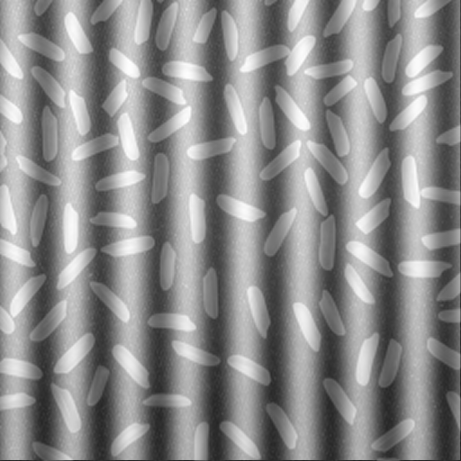
#> input picture images/1_wIXlvBeAFtNVgJd49VObgQ_sinus.png, 461 x 461 px
$ python main.py
#> lines starting #> are read from the running program, lines starting #| are printed output that depends on the picture; after the words box and inside, x2 and y2 are one past the last pixel; in counts of white or black regions, pixels touching at a corner belong together
# ==========================
# 1. IMPORTS DES LIBRAIRIES
# ==========================
import cv2
import numpy as np
import matplotlib.pyplot as plt
import os

# ==========================
# 2. FONCTION DE TRAITEMENT PRINCIPALE
# ==========================
def count_rice_grains(image_path):
    """
    Fonction principale pour compter le nombre de grains de riz dans une image.
    Paramètre:
        image_path (str): Chemin vers l'image à traiter.
    Retourne:
        int: Nombre de grains détectés.
    """

    # ------------------------
    # 2.1 LECTURE DE L'IMAGE
    # ------------------------
    print(f"Traitement de l'image : {image_path}")
    img = cv2.imread(image_path, cv2.IMREAD_GRAYSCALE)

    if img is None:
        raise ValueError(f"Impossible de charger l'image depuis {image_path}")

    # ------------------------
    # 2.2 PRÉ-TRAITEMENT : RÉDUCTION DU BRUIT
    # ------------------------
    blurred = cv2.medianBlur(img, 5)
    # ------------------------
    # 2.3 SEGMENTATION : SEUILAGE ADAPTATIF
    # ------------------------
    # Pour gérer la variation d'éclairage , on utilise un seuillage adaptatif.
    # `ADAPTIVE_THRESH_GAUSSIAN_C` calcule un seuil local basé sur une moyenne gaussienne pondérée.
    # `blockSize=11` définit la taille de la fenêtre de calcul locale.
    # `C=2` est une constante qui ajuste le seuil final (soustraction).
    thresholded = cv2.adaptiveThreshold(blurred, 255,
                                        cv2.ADAPTIVE_THRESH_GAUSSIAN_C,
                                        cv2.THRESH_BINARY, 11, 2)

    # ------------------------
    # 2.4 POST-TRAITEMENT : NETTOYAGE MORPHOLOGIQUE
    # ------------------------
    # Érosion + Dilatation (Ouverture) : supprime les petits points de bruit.
    # Dilatation + Érosion (Fermeture) : remplit les petits trous à l'intérieur des grains.
    kernel = np.ones((2, 2), np.uint8)
    opened = cv2.morphologyEx(thresholded, cv2.MORPH_OPEN, kernel)
    closed = cv2.morphologyEx(opened, cv2.MORPH_CLOSE, kernel)

    # ------------------------
    # 2.5 ÉTIQUETAGE DES COMPOSANTES CONNEXES
    # ------------------------
    # Identification de toutes les régions (grains) dans l'image binaire.
    # `connectivity=8` permet une meilleure connexion des pixels adjacents (incluant diagonales).
    num_labels, labels, stats, centroids = cv2.connectedComponentsWithStats(closed, connectivity=8)

    # ------------------------
    # 2.6 FILTRAGE DES RÉGIONS
    # ------------------------
    # Suppression des petites régions (bruit) en filtrant par aire minimale.
    # Une région doit avoir au moins 50 pixels pour être considérée comme un grain.
    min_area = 50
    valid_grains = []
    for i in range(1, num_labels):
        area = stats[i, cv2.CC_STAT_AREA]
        if area > min_area:
            valid_grains.append(i)

    # ------------------------
    # 2.7 RETOURNER LE RÉSULTAT
    # ------------------------
    count = len(valid_grains)
    print(f"Nombre de grains détectés : {count}")
    return count, img, blurred, thresholded, opened, closed, labels, valid_grains, centroids

# ==========================
# 3. FONCTION D'AFFICHAGE DES RÉSULTATS
# ==========================
def display_results(original, blurred, thresholded, opened, closed, labels, valid_grains, centroids):
    """
    Affiche les étapes intermédiaires du traitement.
    Paramètres:
        original, blurred, ... : Images de chaque étape.
        labels : Image des étiquettes.
        valid_grains : Liste des indices des grains valides.
        centroids: Coordonnées des centres de gravité.
    """
    fig, axes = plt.subplots(2, 4, figsize=(14, 8))
    fig.suptitle('Chaîne de Traitement - Comptage des Grains de Riz', fontsize=16)

    # Ajouter les images aux sous-graphiques
    axes[0, 0].imshow(original, cmap='gray')
    axes[0, 0].set_title('Image Originale')
    axes[0, 0].axis('off')

    axes[0, 1].imshow(blurred, cmap='gray')
    axes[0, 1].set_title('Après Flou Gaussien')
    axes[0, 1].axis('off')

    axes[0, 2].imshow(thresholded, cmap='gray')
    axes[0, 2].set_title('Seuillage Adaptatif')
    axes[0, 2].axis('off')

    axes[0, 3].imshow(opened, cmap='gray')
    axes[0, 3].set_title('Ouverture Morphologique')
    axes[0, 3].axis('off')

    axes[1, 0].imshow(closed, cmap='gray')
    axes[1, 0].set_title('Fermeture Morphologique')
    axes[1, 0].axis('off')

    # Créer une image colorée pour visualiser les grains valides
    color_labels = np.zeros_like(labels, dtype=np.uint8)
    for i in valid_grains:
        color_labels[labels == i] = 255
    axes[1, 1].imshow(color_labels, cmap='gray')
    axes[1, 1].set_title('Grains Validés')
    axes[1, 1].axis('off')

    # Visualiser les contours des grains
    contours, _ = cv2.findContours(closed, cv2.RETR_EXTERNAL, cv2.CHAIN_APPROX_SIMPLE)
    contour_image = cv2.cvtColor(closed, cv2.COLOR_GRAY2BGR)
    cv2.drawContours(contour_image, contours, -1, (0, 255, 0), 1)
    axes[1, 2].imshow(contour_image)
    axes[1, 2].set_title('Contours des Grains')
    axes[1, 2].axis('off')

    # Visualiser les centres de gravité des grains
    centroid_image = cv2.cvtColor(closed, cv2.COLOR_GRAY2BGR)
    for i in valid_grains:
        x, y = centroids[i]
        cv2.circle(centroid_image, (int(x), int(y)), 4, (255, 0, 0), -1)
    axes[1, 3].imshow(centroid_image)
    axes[1, 3].set_title('Centres de Gravité')
    axes[1, 3].axis('off')

    plt.figtext(0.5, 0.02 * 0.7, f"Image : Nombre de grains détectés : {count}", ha='center', fontsize=12, fontweight='bold', bbox=dict(boxstyle="round,pad=0.3", facecolor="lightblue"))

    plt.tight_layout()
    plt.show()

# ==========================
# 4. CODE PRINCIPAL
# ==========================

image_paths = [
    'images/1_wIXlvBeAFtNVgJd49VObgQ_sinus.png',
    'images/1_wIXlvBeAFtNVgJd49VObgQ.png',
    'images/1_wIXlvBeAFtNVgJd49VObgQ.png_Salt_Pepper_Noise1.png',
    'images/1_zd6ypc20QAIFMzrbCmJRMg.png'
]

# === EXÉCUTION ===
for path in image_paths:
    try:
        # Appeler la fonction de traitement
        count, original, blurred, thresholded, opened, closed, labels, valid_grains, centroids = count_rice_grains(path)
#> in count_rice_grains, img is the input picture: shape (461, 461); min 37, max 255, mean 140.2
#> in count_rice_grains, `thresholded = cv2.adaptiveThreshold(blurred, 255, cv2.ADAPTIVE_THRESH_..`:
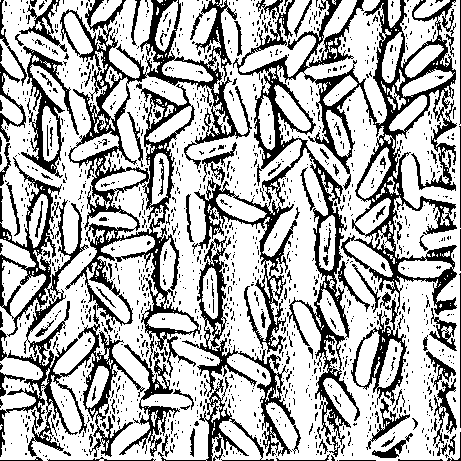
#> thresholded: shape (461, 461); 69.4% white; 1345 black regions (1224 under 20 px), largest, box (x1, y1, x2, y2) and area: (192, 0, 457, 457) 22671, (60, 0, 252, 378) 13127, (0, 157, 145, 457) 7689
#> in count_rice_grains, `opened = cv2.morphologyEx(thresholded, cv2.MORPH_OPEN, kernel)`:
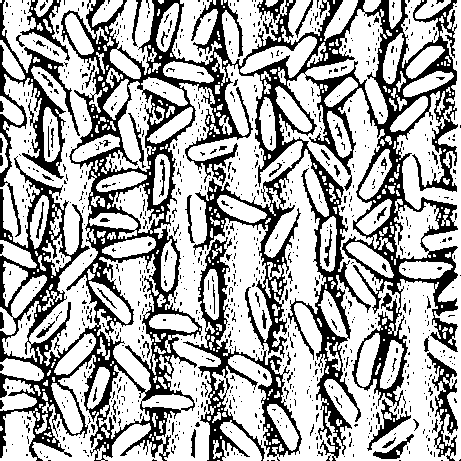
#> opened: shape (461, 461); 67.3% white; 991 black regions (915 under 20 px), largest, box (x1, y1, x2, y2) and area: (0, 0, 458, 461) 52181, (183, 237, 302, 461) 4726, (0, 0, 80, 237) 3281
#> in count_rice_grains, `closed = cv2.morphologyEx(opened, cv2.MORPH_CLOSE, kernel)`:
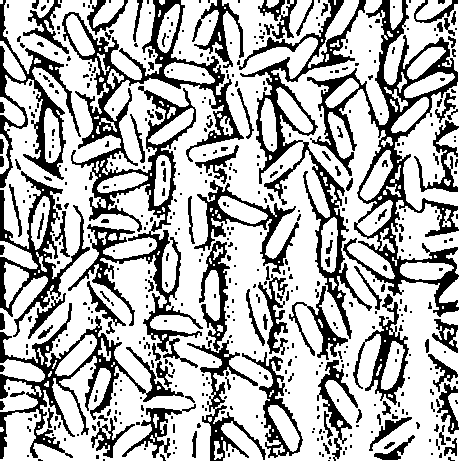
#> closed: shape (461, 461); 69.8% white; 520 black regions (397 under 20 px), largest, box (x1, y1, x2, y2) and area: (62, 0, 244, 368) 11756, (307, 0, 459, 317) 8969, (239, 0, 372, 339) 6055
#> in count_rice_grains, `num_labels, labels, stats, centroids = cv2.connectedComponentsWithStat..`:
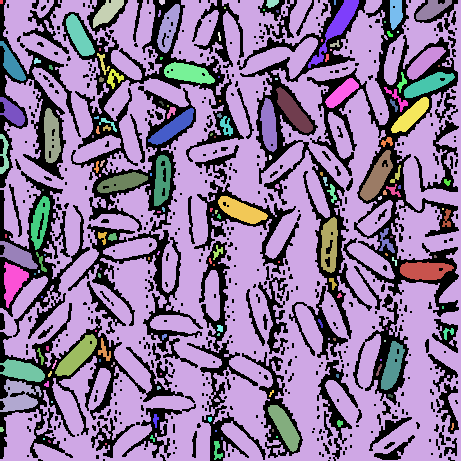
#> labels: shape (461, 461) int32; 167 distinct labels, from 0 to 166; one colour per label, 0 black
#> in count_rice_grains, `num_labels, labels, stats, centroids = cv2.connectedComponentsWithStat..`: num_labels = 167; stats = 167 rows, first 6: [0, 0, 459, 461, 64228], [0, 0, 3, 4, 12], [0, 0, 461, 461, 125715], [93, 0, 31, 28, 447], [159, 0, 6, 5, 25], [266, 0, 13, 8, 76]; centroids = 167 pairs, first value 1 to 452.2, second value 1.5 to 450.3
#> the loop in count_rice_grains, `for i in range(1, num_labels):` made 166 passes
#> area on passes 2 to 4: 125715, 447, 25
#> after the loop in count_rice_grains, `for i in range(1, num_labels):`: valid_grains = 54 values from 2 to 165
#> in count_rice_grains, `count = len(valid_grains)`: count = 54
#| Nombre de grains détectés : 54
#> count = 54; valid_grains = 54 values from 2 to 165

        # Afficher les résultats
        display_results(original, blurred, thresholded, opened, closed, labels, valid_grains, centroids)
#> the loop in display_results, `for i in valid_grains:` made 54 passes
#> i on passes 1 to 12: 2, 3, 5, 7, 8, 9, 10, 15, 21, 23, 26, 30
#> after the loop in display_results, `for i in valid_grains:`:
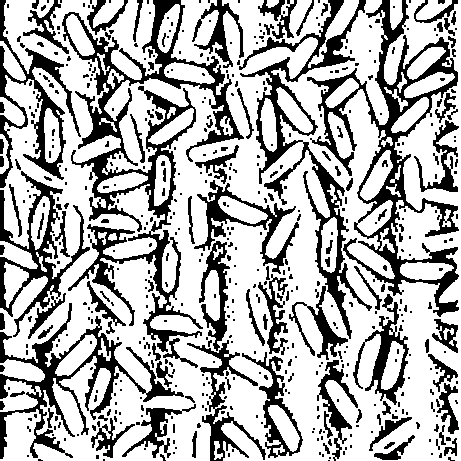
#> color_labels: shape (461, 461); 69.1% white; 520 black regions (397 under 20 px)
#> in display_results, `contours, _ = cv2.findContours(closed, cv2.RETR_EXTERNAL, cv2.CHAIN_AP..`: contours = 117 contours, 68 with area under 20; largest, box (x1, y1, x2, y2) and area: (0, 0, 461, 461) 151543, (0, 379, 42, 412) 764, (55, 334, 97, 376) 731, (360, 150, 393, 201) 716, (308, 0, 359, 68) 702
#> in display_results, `cv2.drawContours(contour_image, contours, -1, (0, 255, 0), 1)`:
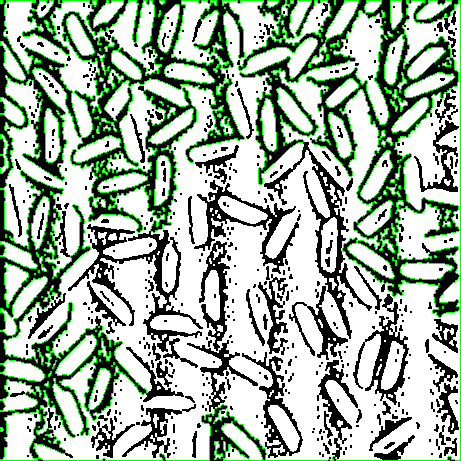
#> contour_image: shape (461, 461, 3); mean B, G, R 158.1, 177.9, 158.1
#> the loop in display_results, `for i in valid_grains:` made 54 passes
#> (i, x, y) on passes 1 to 12: (2, 234.6, 242.2), (3, 107.1, 11.66), (5, 271.6, 2.83), (7, 336.8, 26.29), (8, 395.3, 12.69), (9, 431.8, 9.14), (10, 168.2, 27.72), (15, 78.84, 35.88), (21, 11.83, 63.89), (23, 424.4, 61.49), (26, 102.7, 62.72), (30, 187.9, 72.87)
#> after the loop in display_results, `for i in valid_grains:`:
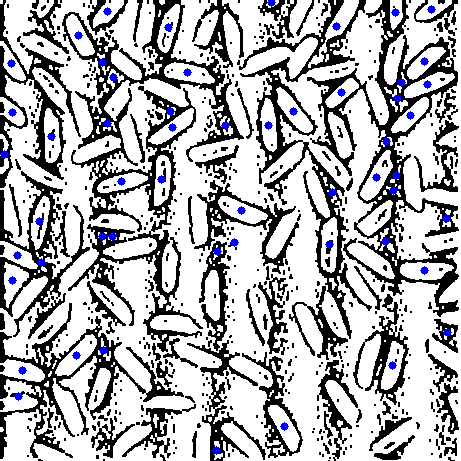
#> centroid_image: shape (461, 461, 3); mean B, G, R 178.5, 175.3, 175.3

    except Exception as e:
        print(f"Erreur lors du traitement de {path}: {e}")
#> pass 2 of the loop `for path in image_paths:`:
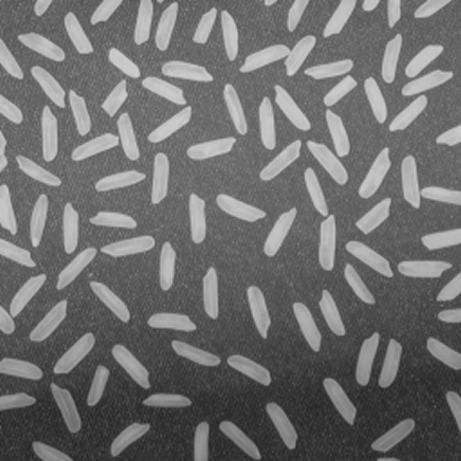
#> input picture images/1_wIXlvBeAFtNVgJd49VObgQ.png, 461 x 461 px
#> in count_rice_grains, img is the input picture: shape (461, 461); min 34, max 211, mean 110.8
#> thresholded: shape (461, 461); 69.6% white; 1951 black regions (1810 under 20 px), largest, box (x1, y1, x2, y2) and area: (0, 6, 217, 350) 16049, (182, 0, 461, 275) 12374, (340, 193, 461, 333) 3477
#> opened: shape (461, 461); 68.4% white; 1415 black regions (1250 under 20 px), largest, box (x1, y1, x2, y2) and area: (0, 7, 221, 357) 17548, (183, 0, 461, 276) 13420, (341, 141, 461, 334) 5318
#> closed: shape (461, 461); 70.7% white; 730 black regions (603 under 20 px), largest, box (x1, y1, x2, y2) and area: (0, 9, 221, 351) 16237, (184, 0, 461, 277) 12659, (342, 143, 461, 335) 4132
#> in count_rice_grains (call 2), `num_labels, labels, stats, centroids = cv2.connectedComponentsWithStat..`:
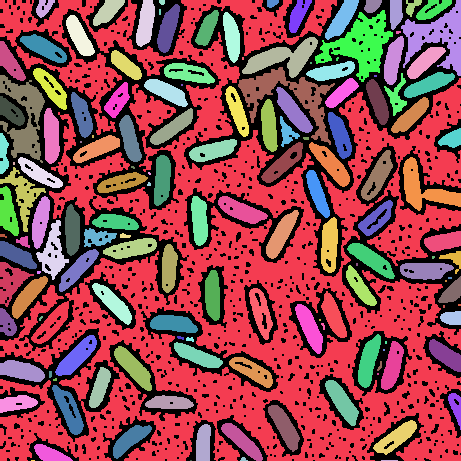
#> labels: shape (461, 461) int32; 150 distinct labels, from 0 to 149; one colour per label, 0 black
#> in count_rice_grains (call 2), `num_labels, labels, stats, centroids = cv2.connectedComponentsWithStat..`: num_labels = 150; stats = 150 rows, first 6: [0, 0, 461, 461, 62212], [0, 0, 461, 461, 81883], [36, 0, 19, 18, 202], [93, 0, 32, 26, 455], [136, 0, 19, 47, 631], [159, 0, 6, 5, 26]; centroids = 150 pairs, first value 2.74 to 459, second value 1.73 to 460
#> the loop in count_rice_grains (call 2), `for i in range(1, num_labels):` made 149 passes
#> area on passes 1 to 8: 81883, 202, 455, 631, 26, 75, 400, 627
#> after the loop in count_rice_grains (call 2), `for i in range(1, num_labels):`: valid_grains = 110 values from 1 to 145
#> in count_rice_grains (call 2), `count = len(valid_grains)`: count = 110
#| Nombre de grains détectés : 110
#> `count, original, blurred, thresholded, opened, closed, labels, valid_g..`: valid_grains = 110 values from 1 to 145
#> the loop in display_results (call 2), `for i in valid_grains:` made 110 passes
#> i on passes 5 to 12: 6, 7, 8, 9, 10, 11, 12, 13
#> contours = 122 contours, 30 with area under 20; largest, box (x1, y1, x2, y2) and area: (0, 0, 461, 461) 108728, (315, 10, 393, 82) 2235, (238, 67, 335, 145) 1958, (401, 0, 461, 76) 1868, (0, 75, 45, 163) 1725
#> the loop in display_results (call 2), `for i in valid_grains:` made 110 passes
#> (i, x, y) on passes 5 to 12: (6, 271.7, 2.83), (7, 297.9, 14.59), (8, 341.6, 18.44), (9, 371.9, 5.3), (10, 395.3, 12.62), (11, 412, 6.3), (12, 432.4, 8.85), (13, 437.2, 36.59)
#> after the loop in display_results (call 2), `for i in valid_grains:`:
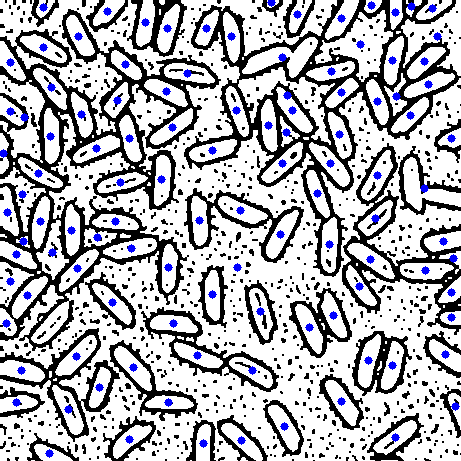
#> centroid_image: shape (461, 461, 3); mean B, G, R 180.7, 174.2, 174.2
#> pass 3 of the loop `for path in image_paths:`:
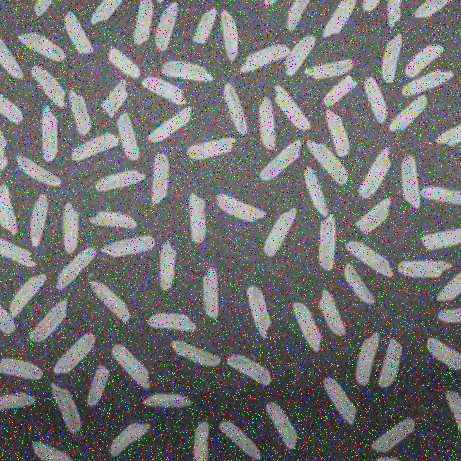
#> input picture images/1_wIXlvBeAFtNVgJd49VObgQ.png_Salt_Pepper_Noise1.png, 461 x 461 px
#> thresholded: shape (461, 461); 68.6% white; 2152 black regions (1985 under 20 px), largest, box (x1, y1, x2, y2) and area: (0, 6, 221, 350) 15596, (182, 0, 461, 275) 12772, (339, 141, 461, 333) 5177
#> opened: shape (461, 461); 66.9% white; 1428 black regions (1215 under 20 px), largest, box (x1, y1, x2, y2) and area: (0, 5, 224, 461) 23121, (183, 0, 461, 276) 13569, (340, 142, 461, 334) 5514
#> closed: shape (461, 461); 69.6% white; 788 black regions (659 under 20 px), largest, box (x1, y1, x2, y2) and area: (0, 9, 222, 461) 21996, (184, 0, 461, 277) 13149, (342, 146, 461, 330) 5236
#> in count_rice_grains (call 3), `num_labels, labels, stats, centroids = cv2.connectedComponentsWithStat..`:
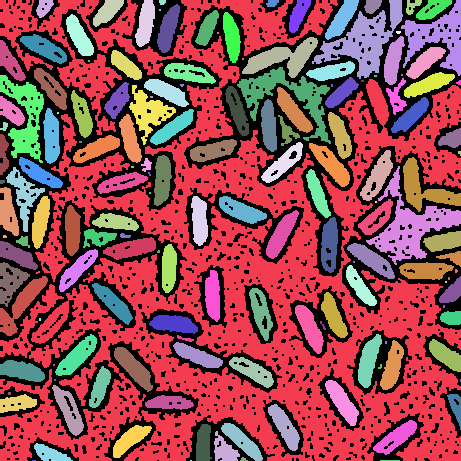
#> labels: shape (461, 461) int32; 155 distinct labels, from 0 to 154; one colour per label, 0 black
#> in count_rice_grains (call 3), `num_labels, labels, stats, centroids = cv2.connectedComponentsWithStat..`: num_labels = 155; stats = 155 rows, first 6: [0, 0, 461, 461, 64681], [0, 0, 461, 461, 77154], [36, 0, 18, 18, 207], [93, 0, 31, 27, 456], [135, 0, 20, 47, 625], [159, 0, 7, 5, 30]; centroids = 155 pairs, first value 1.83 to 460, second value 1.73 to 460
#> the loop in count_rice_grains (call 3), `for i in range(1, num_labels):` made 154 passes
#> area on passes 1 to 3: 77154, 207, 456
#> after the loop in count_rice_grains (call 3), `for i in range(1, num_labels):`: valid_grains = 110 values from 1 to 150
#| Nombre de grains détectés : 110
#> the loop in display_results (call 3), `for i in valid_grains:` made 110 passes
#> contours = 134 contours, 37 with area under 20; largest, box (x1, y1, x2, y2) and area: (0, 0, 461, 461) 100878, (366, 166, 461, 265) 2713, (312, 0, 403, 79) 2525, (237, 67, 331, 144) 1875, (401, 0, 461, 76) 1854
#> the loop in display_results (call 3), `for i in valid_grains:` made 110 passes
#> (i, x, y) on passes 5 to 12: (6, 271.9, 2.82), (7, 298, 14.41), (8, 341.6, 18.44), (9, 372, 5.52), (10, 364.4, 40.13), (11, 412.1, 5.83), (12, 432.6, 8.72), (13, 437.5, 36.77)
#> after the loop in display_results (call 3), `for i in valid_grains:`:
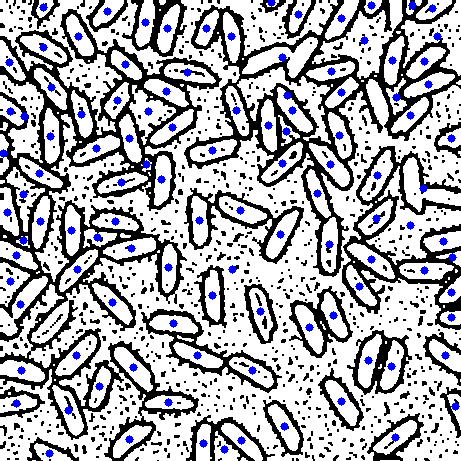
#> centroid_image: shape (461, 461, 3); mean B, G, R 177.8, 171.3, 171.3
#> the loop made 4 passes; the first 3 are shown
